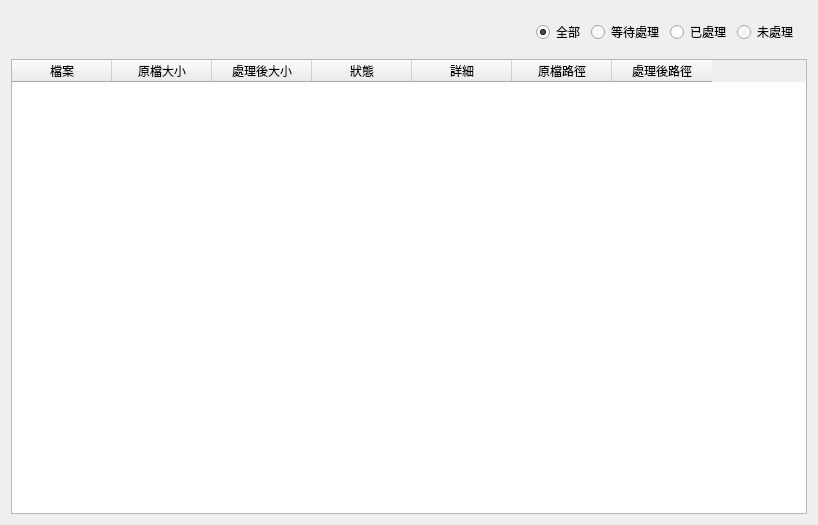
<?xml version="1.0" encoding="UTF-8"?>
<ui version="4.0">
 <class>LayerViewTr</class>
 <widget class="QWidget" name="LayerViewTr">
  <property name="geometry">
   <rect>
    <x>0</x>
    <y>0</y>
    <width>818</width>
    <height>525</height>
   </rect>
  </property>
  <property name="windowTitle">
   <string>Form</string>
  </property>
  <layout class="QGridLayout" name="gridLayout">
   <item row="1" column="0">
    <widget class="QTableWidget" name="tableWidget">
     <property name="editTriggers">
      <set>QAbstractItemView::NoEditTriggers</set>
     </property>
     <column>
      <property name="text">
       <string>檔案</string>
      </property>
     </column>
     <column>
      <property name="text">
       <string>原檔大小</string>
      </property>
     </column>
     <column>
      <property name="text">
       <string>處理後大小</string>
      </property>
     </column>
     <column>
      <property name="text">
       <string>狀態</string>
      </property>
     </column>
     <column>
      <property name="text">
       <string>詳細</string>
      </property>
     </column>
     <column>
      <property name="text">
       <string>原檔路徑</string>
      </property>
     </column>
     <column>
      <property name="text">
       <string>處理後路徑</string>
      </property>
     </column>
    </widget>
   </item>
   <item row="0" column="0">
    <widget class="QWidget" name="widget" native="true">
     <property name="minimumSize">
      <size>
       <width>0</width>
       <height>36</height>
      </size>
     </property>
     <layout class="QHBoxLayout" name="horizontalLayout_2">
      <property name="leftMargin">
       <number>0</number>
      </property>
      <property name="topMargin">
       <number>0</number>
      </property>
      <property name="rightMargin">
       <number>0</number>
      </property>
      <property name="bottomMargin">
       <number>0</number>
      </property>
      <item>
       <spacer name="horizontalSpacer">
        <property name="orientation">
         <enum>Qt::Horizontal</enum>
        </property>
        <property name="sizeHint" stdset="0">
         <size>
          <width>519</width>
          <height>20</height>
         </size>
        </property>
       </spacer>
      </item>
      <item>
       <widget class="QWidget" name="widget_2" native="true">
        <layout class="QHBoxLayout" name="horizontalLayout">
         <item>
          <widget class="QRadioButton" name="rbAll">
           <property name="text">
            <string>全部</string>
           </property>
           <property name="checked">
            <bool>true</bool>
           </property>
          </widget>
         </item>
         <item>
          <widget class="QRadioButton" name="rbUndone">
           <property name="text">
            <string>等待處理</string>
           </property>
          </widget>
         </item>
         <item>
          <widget class="QRadioButton" name="rbCheck">
           <property name="text">
            <string>已處理</string>
           </property>
          </widget>
         </item>
         <item>
          <widget class="QRadioButton" name="rbUncheck">
           <property name="text">
            <string>未處理</string>
           </property>
          </widget>
         </item>
        </layout>
       </widget>
      </item>
     </layout>
    </widget>
   </item>
  </layout>
 </widget>
 <resources/>
 <connections/>
</ui>
